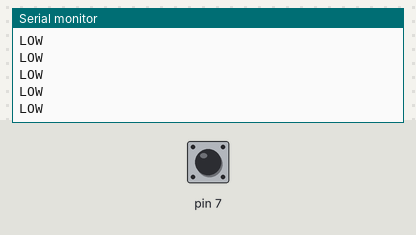
Simulated run of this sketch. Board: Arduino Uno, built with avr-gcc and run on an emulated ATmega328P. Parts: the last lines printed to the serial monitor. The test bench sets the inputs (shaded band); at power-on: pin 7 LOW.

Above: at 1.2 s.
1.3 s: pin 7 driven HIGH
At 2.1 s:
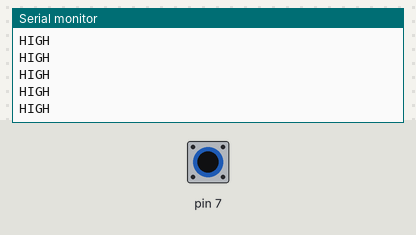
3.2 s: pin 7 driven LOW
At 4.3 s:
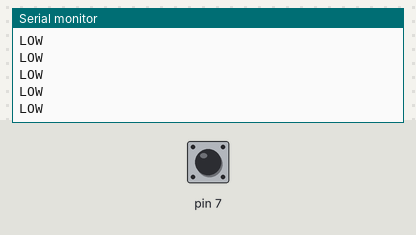
6.2 s: pin 7 driven HIGH
At 6.7 s:
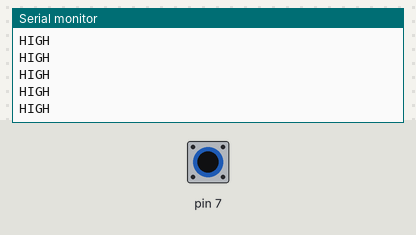

Measured:
- after the input at 1.3 s, the serial monitor: prints a new line after 0.07 s (image 1)

The sketch:

PIR.ino
```cpp
void setup() {
  // put your setup code here, to run once:
pinMode(7,INPUT);
Serial.begin(9600);


}

void loop() {
  // put your main code here, to run repeatedly:

if(digitalRead(7)==1)
{
Serial.println("HIGH");
}

else if(digitalRead(7)==0)
{
Serial.println("LOW");
}

}
```
